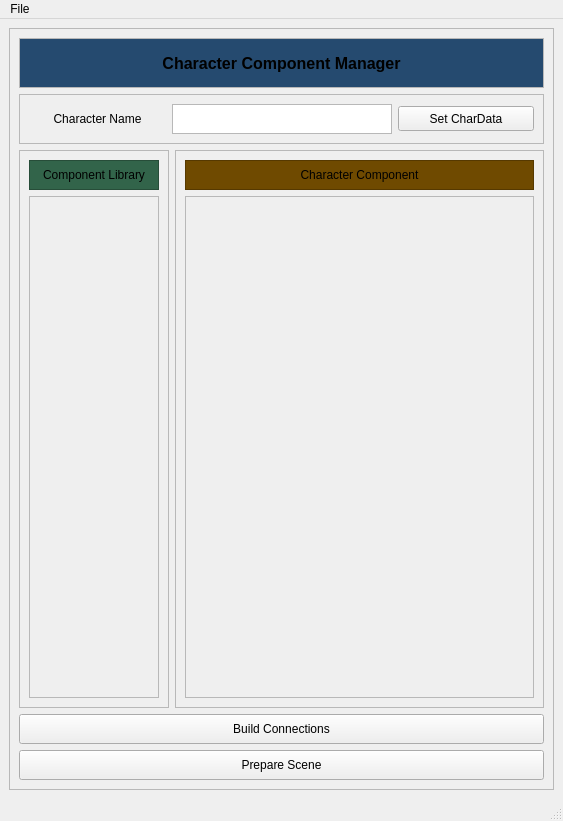
<?xml version="1.0" encoding="UTF-8"?>
<ui version="4.0">
 <class>BuildUI</class>
 <widget class="QMainWindow" name="BuildUI">
  <property name="geometry">
   <rect>
    <x>0</x>
    <y>0</y>
    <width>563</width>
    <height>821</height>
   </rect>
  </property>
  <property name="windowTitle">
   <string>Character Build UI</string>
  </property>
  <widget class="QWidget" name="centralwidget">
   <layout class="QVBoxLayout" name="verticalLayout_5">
    <item>
     <widget class="QFrame" name="MainFrame">
      <property name="frameShape">
       <enum>QFrame::StyledPanel</enum>
      </property>
      <property name="frameShadow">
       <enum>QFrame::Plain</enum>
      </property>
      <layout class="QVBoxLayout" name="verticalLayout_4">
       <item>
        <layout class="QVBoxLayout" name="verticalLayout_3">
         <item>
          <widget class="QFrame" name="TitleFrame">
           <property name="sizePolicy">
            <sizepolicy hsizetype="Expanding" vsizetype="Fixed">
             <horstretch>0</horstretch>
             <verstretch>0</verstretch>
            </sizepolicy>
           </property>
           <property name="minimumSize">
            <size>
             <width>0</width>
             <height>50</height>
            </size>
           </property>
           <property name="maximumSize">
            <size>
             <width>16777215</width>
             <height>100</height>
            </size>
           </property>
           <property name="autoFillBackground">
            <bool>false</bool>
           </property>
           <property name="frameShape">
            <enum>QFrame::StyledPanel</enum>
           </property>
           <property name="frameShadow">
            <enum>QFrame::Plain</enum>
           </property>
           <layout class="QHBoxLayout" name="horizontalLayout_5">
            <property name="spacing">
             <number>0</number>
            </property>
            <property name="margin">
             <number>0</number>
            </property>
            <item>
             <widget class="QLabel" name="label">
              <property name="font">
               <font>
                <family>Arial</family>
                <pointsize>12</pointsize>
                <weight>75</weight>
                <bold>true</bold>
                <strikeout>false</strikeout>
               </font>
              </property>
              <property name="styleSheet">
               <string notr="true">background-color: rgb(37, 74, 111);</string>
              </property>
              <property name="text">
               <string>Character Component Manager</string>
              </property>
              <property name="alignment">
               <set>Qt::AlignCenter</set>
              </property>
             </widget>
            </item>
           </layout>
          </widget>
         </item>
         <item>
          <widget class="QFrame" name="InfoFrame">
           <property name="sizePolicy">
            <sizepolicy hsizetype="Expanding" vsizetype="Expanding">
             <horstretch>0</horstretch>
             <verstretch>0</verstretch>
            </sizepolicy>
           </property>
           <property name="minimumSize">
            <size>
             <width>0</width>
             <height>30</height>
            </size>
           </property>
           <property name="maximumSize">
            <size>
             <width>16777215</width>
             <height>50</height>
            </size>
           </property>
           <property name="frameShape">
            <enum>QFrame::StyledPanel</enum>
           </property>
           <property name="frameShadow">
            <enum>QFrame::Plain</enum>
           </property>
           <layout class="QHBoxLayout" name="horizontalLayout_4">
            <item>
             <widget class="QLabel" name="CharNameLabel">
              <property name="enabled">
               <bool>true</bool>
              </property>
              <property name="sizePolicy">
               <sizepolicy hsizetype="Preferred" vsizetype="Fixed">
                <horstretch>0</horstretch>
                <verstretch>0</verstretch>
               </sizepolicy>
              </property>
              <property name="minimumSize">
               <size>
                <width>0</width>
                <height>30</height>
               </size>
              </property>
              <property name="maximumSize">
               <size>
                <width>200</width>
                <height>30</height>
               </size>
              </property>
              <property name="font">
               <font>
                <family>Arial</family>
                <pointsize>9</pointsize>
               </font>
              </property>
              <property name="text">
               <string>Character Name</string>
              </property>
              <property name="alignment">
               <set>Qt::AlignCenter</set>
              </property>
             </widget>
            </item>
            <item>
             <widget class="QPlainTextEdit" name="inputCharName">
              <property name="sizePolicy">
               <sizepolicy hsizetype="Fixed" vsizetype="Fixed">
                <horstretch>0</horstretch>
                <verstretch>0</verstretch>
               </sizepolicy>
              </property>
              <property name="minimumSize">
               <size>
                <width>150</width>
                <height>25</height>
               </size>
              </property>
              <property name="maximumSize">
               <size>
                <width>220</width>
                <height>30</height>
               </size>
              </property>
              <property name="font">
               <font>
                <family>Arial</family>
                <pointsize>9</pointsize>
               </font>
              </property>
              <property name="acceptDrops">
               <bool>false</bool>
              </property>
              <property name="verticalScrollBarPolicy">
               <enum>Qt::ScrollBarAsNeeded</enum>
              </property>
             </widget>
            </item>
            <item>
             <widget class="QPushButton" name="setCharData">
              <property name="minimumSize">
               <size>
                <width>120</width>
                <height>25</height>
               </size>
              </property>
              <property name="font">
               <font>
                <family>Arial</family>
                <pointsize>9</pointsize>
               </font>
              </property>
              <property name="text">
               <string>Set CharData</string>
              </property>
             </widget>
            </item>
           </layout>
          </widget>
         </item>
         <item>
          <layout class="QHBoxLayout" name="horizontalLayout_3">
           <item>
            <widget class="QFrame" name="LibFrame">
             <property name="sizePolicy">
              <sizepolicy hsizetype="Expanding" vsizetype="Expanding">
               <horstretch>0</horstretch>
               <verstretch>0</verstretch>
              </sizepolicy>
             </property>
             <property name="maximumSize">
              <size>
               <width>150</width>
               <height>16777215</height>
              </size>
             </property>
             <property name="styleSheet">
              <string notr="true"/>
             </property>
             <property name="frameShape">
              <enum>QFrame::StyledPanel</enum>
             </property>
             <property name="frameShadow">
              <enum>QFrame::Plain</enum>
             </property>
             <layout class="QVBoxLayout" name="verticalLayout_2">
              <item>
               <widget class="QLabel" name="Liblabel">
                <property name="sizePolicy">
                 <sizepolicy hsizetype="Expanding" vsizetype="Fixed">
                  <horstretch>0</horstretch>
                  <verstretch>0</verstretch>
                 </sizepolicy>
                </property>
                <property name="minimumSize">
                 <size>
                  <width>0</width>
                  <height>30</height>
                 </size>
                </property>
                <property name="maximumSize">
                 <size>
                  <width>16777215</width>
                  <height>30</height>
                 </size>
                </property>
                <property name="font">
                 <font>
                  <family>Arial</family>
                  <pointsize>9</pointsize>
                 </font>
                </property>
                <property name="styleSheet">
                 <string notr="true">background-color: rgb(50, 100, 74);</string>
                </property>
                <property name="frameShape">
                 <enum>QFrame::StyledPanel</enum>
                </property>
                <property name="frameShadow">
                 <enum>QFrame::Plain</enum>
                </property>
                <property name="text">
                 <string>Component Library</string>
                </property>
                <property name="alignment">
                 <set>Qt::AlignCenter</set>
                </property>
               </widget>
              </item>
              <item>
               <widget class="QFrame" name="LibCompFrame">
                <property name="sizePolicy">
                 <sizepolicy hsizetype="Expanding" vsizetype="Expanding">
                  <horstretch>0</horstretch>
                  <verstretch>0</verstretch>
                 </sizepolicy>
                </property>
                <property name="frameShape">
                 <enum>QFrame::StyledPanel</enum>
                </property>
                <property name="frameShadow">
                 <enum>QFrame::Raised</enum>
                </property>
                <layout class="QHBoxLayout" name="horizontalLayout">
                 <property name="spacing">
                  <number>0</number>
                 </property>
                 <property name="margin">
                  <number>0</number>
                 </property>
                </layout>
               </widget>
              </item>
             </layout>
            </widget>
           </item>
           <item>
            <widget class="QFrame" name="CompFrame">
             <property name="frameShape">
              <enum>QFrame::StyledPanel</enum>
             </property>
             <property name="frameShadow">
              <enum>QFrame::Plain</enum>
             </property>
             <layout class="QVBoxLayout" name="verticalLayout">
              <item>
               <widget class="QLabel" name="CharComplabel">
                <property name="sizePolicy">
                 <sizepolicy hsizetype="Expanding" vsizetype="Fixed">
                  <horstretch>0</horstretch>
                  <verstretch>0</verstretch>
                 </sizepolicy>
                </property>
                <property name="minimumSize">
                 <size>
                  <width>0</width>
                  <height>30</height>
                 </size>
                </property>
                <property name="maximumSize">
                 <size>
                  <width>16777215</width>
                  <height>30</height>
                 </size>
                </property>
                <property name="font">
                 <font>
                  <family>Arial</family>
                  <pointsize>9</pointsize>
                  <weight>50</weight>
                  <bold>false</bold>
                 </font>
                </property>
                <property name="autoFillBackground">
                 <bool>false</bool>
                </property>
                <property name="styleSheet">
                 <string notr="true">background-color: rgb(111, 74, 0);</string>
                </property>
                <property name="frameShape">
                 <enum>QFrame::StyledPanel</enum>
                </property>
                <property name="frameShadow">
                 <enum>QFrame::Raised</enum>
                </property>
                <property name="lineWidth">
                 <number>1</number>
                </property>
                <property name="text">
                 <string>Character Component</string>
                </property>
                <property name="alignment">
                 <set>Qt::AlignCenter</set>
                </property>
               </widget>
              </item>
              <item>
               <widget class="QFrame" name="CharCompFrame">
                <property name="sizePolicy">
                 <sizepolicy hsizetype="Expanding" vsizetype="Expanding">
                  <horstretch>0</horstretch>
                  <verstretch>0</verstretch>
                 </sizepolicy>
                </property>
                <property name="minimumSize">
                 <size>
                  <width>0</width>
                  <height>0</height>
                 </size>
                </property>
                <property name="frameShape">
                 <enum>QFrame::StyledPanel</enum>
                </property>
                <property name="frameShadow">
                 <enum>QFrame::Raised</enum>
                </property>
                <layout class="QHBoxLayout" name="horizontalLayout_2">
                 <property name="spacing">
                  <number>0</number>
                 </property>
                 <property name="margin">
                  <number>0</number>
                 </property>
                </layout>
               </widget>
              </item>
             </layout>
            </widget>
           </item>
          </layout>
         </item>
         <item>
          <widget class="QPushButton" name="buildAllButton">
           <property name="enabled">
            <bool>true</bool>
           </property>
           <property name="minimumSize">
            <size>
             <width>150</width>
             <height>30</height>
            </size>
           </property>
           <property name="font">
            <font>
             <family>Arial</family>
             <pointsize>9</pointsize>
             <weight>50</weight>
             <bold>false</bold>
             <strikeout>false</strikeout>
             <kerning>true</kerning>
            </font>
           </property>
           <property name="text">
            <string>Build Connections</string>
           </property>
          </widget>
         </item>
         <item>
          <widget class="QPushButton" name="sceneCleanupAndPrepButton">
           <property name="enabled">
            <bool>true</bool>
           </property>
           <property name="minimumSize">
            <size>
             <width>150</width>
             <height>30</height>
            </size>
           </property>
           <property name="font">
            <font>
             <family>Arial</family>
             <pointsize>9</pointsize>
             <weight>50</weight>
             <bold>false</bold>
             <strikeout>false</strikeout>
             <kerning>true</kerning>
            </font>
           </property>
           <property name="text">
            <string>Prepare Scene</string>
           </property>
          </widget>
         </item>
        </layout>
       </item>
      </layout>
     </widget>
    </item>
   </layout>
  </widget>
  <widget class="QMenuBar" name="menubar">
   <property name="geometry">
    <rect>
     <x>0</x>
     <y>0</y>
     <width>563</width>
     <height>21</height>
    </rect>
   </property>
   <widget class="QMenu" name="menuFile">
    <property name="title">
     <string>File</string>
    </property>
    <addaction name="actionLoad_Config"/>
    <addaction name="actionSave_Config"/>
    <addaction name="separator"/>
    <addaction name="actionExit"/>
   </widget>
   <addaction name="menuFile"/>
  </widget>
  <widget class="QStatusBar" name="statusbar"/>
  <action name="actionLoad_Config">
   <property name="text">
    <string>Load Config</string>
   </property>
  </action>
  <action name="actionSave_Config">
   <property name="text">
    <string>Save Config</string>
   </property>
  </action>
  <action name="actionReload_UI">
   <property name="text">
    <string>Reload UI</string>
   </property>
  </action>
  <action name="actionExit">
   <property name="text">
    <string>Exit</string>
   </property>
  </action>
 </widget>
 <resources/>
 <connections/>
</ui>
